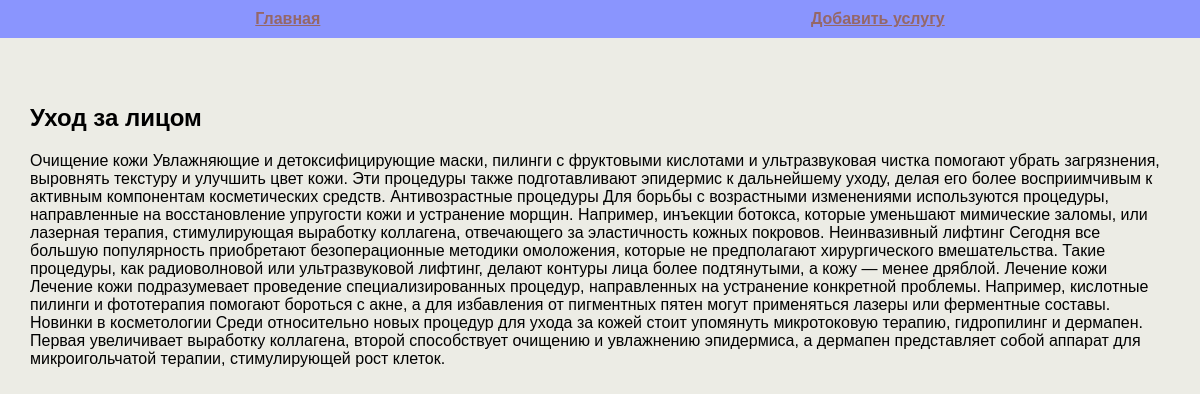
/post/1, run on the app's committed database.
### tables this page shows
CREATE TABLE mainmenu(
id INTEGER PRIMARY KEY AUTOINCREMENT,
title TEXT NOT NULL,
url TEXT NOT NULL
);

CREATE TABLE posts (
id INTEGER PRIMARY KEY AUTOINCREMENT,
title TEXT NOT NULL,
text TEXT NOT NULL,
time INTEGER NOT NULL
);

### MyProject.py (the view)
@app.route("/post/<int:id_post>")
def show_post(id_post):
    db = get_db()
    dbase = FDataBase(db)
    title, post = dbase.get_post(id_post)
    if not title:
        abort(404)
    return render_template('post.html', menu=dbase.get_menu(), title=title, post=post)

### MyProject.py (called while the page is built)
def connect_db():
    con = sqlite3.connect(app.config['DATABASE'])
    con.row_factory = sqlite3.Row
    return con

def get_db():
    if not hasattr(g, 'link_db'):
        g.link_db = connect_db()
    return g.link_db

### fdatabase.py (called while the page is built)
    def get_menu(self):
        sql = "SELECT * FROM mainmenu"
        try:
            self.__cur.execute(sql)
            res = self.__cur.fetchall()
            if res:
                return res
        except IOError:
            print("Ошибка чтения из БД")
        return []

    def get_post(self, post_id):
        try:
            self.__cur.execute(f"SELECT title, text FROM posts WHERE id = {post_id}")
            res = self.__cur.fetchone()
            if res:
                return res
        except sqlite3.Error as e:
            print("Ошибка получения статьи из БД " + str(e))
        return False, False

### templates/post.html
{% extends 'base.html' %}
{% block content %}
<h2>{{ title }}</h2>
<div>{{ post }}</div>
{% endblock %}

### templates/base.html (shortened to what this page needs)
<!DOCTYPE html>
<html lang="en">
<head>
    <link rel="stylesheet" href="{{ url_for('static', filename='css/style.css') }}">
</head>
<body>
<ul class="menu">
    {% for m in menu %}
        <li><a href="{{ m.url }}">{{ m.title }}</a></li>
    {% endfor %}
</ul>
<div class="content">
    {% block content %}
    {% endblock %}
</div>
</body>
</html>

### static/css/style.css (style rules this page uses)
body { background: rgb(236, 236, 229); margin: 0; padding: 0; }
.menu { display: flex; justify-content: space-around; list-style: none; background: rgb(138, 149, 254); padding: 10px; margin-top: 0; font-family: 'Franklin Gothic Medium', 'Arial Narrow', Arial, sans-serif; text-decoration: dotted; }
.menu a { font-weight: bold; color: rgb(149, 103, 103); }
.content { max-width: 1200px; margin: 0 auto; padding: 30px; box-sizing: border-box; font-family: 'Franklin Gothic Medium', 'Arial Narrow', Arial, sans-serif; }
ul { list-style: none; padding: 0; }

### data on the page
mainmenu: title "Главная"
mainmenu: title "Добавить услугу"
posts: title "Уход за лицом", text "Очищение кожи Увлажняющие и детоксифицирующие маски, пилинги с фруктовыми кислотами и ультразвуковая чистка помогают убрать загрязнения, выровнять текстуру и улучшить цвет кожи. Эти процедуры также подготавливают эпидермис к дальнейшему уходу, делая его более восприимчивым к активным компонентам косметических средств. Антивозрастные процедуры Для борьбы с возрастными изменениями используются процедуры, направленные на восстановление упругости кожи и устранение морщин. Например, инъекции ботокса, которые уменьшают мимические заломы, или лазерная терапия, стимулирующая выработку коллагена, отвечающего за эластичность кожных покровов. Неинвазивный лифтинг Сегодня все большую популярность…"
